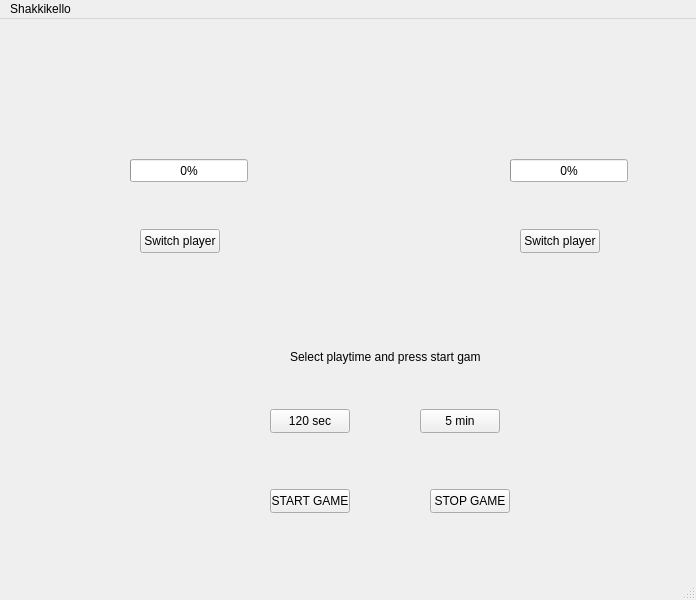
<?xml version="1.0" encoding="UTF-8"?>
<ui version="4.0">
 <class>MainWindow</class>
 <widget class="QMainWindow" name="MainWindow">
  <property name="geometry">
   <rect>
    <x>0</x>
    <y>0</y>
    <width>696</width>
    <height>600</height>
   </rect>
  </property>
  <property name="windowTitle">
   <string>MainWindow</string>
  </property>
  <widget class="QWidget" name="centralwidget">
   <widget class="QProgressBar" name="progressBar1">
    <property name="geometry">
     <rect>
      <x>130</x>
      <y>140</y>
      <width>118</width>
      <height>23</height>
     </rect>
    </property>
    <property name="value">
     <number>0</number>
    </property>
   </widget>
   <widget class="QProgressBar" name="progressBar2">
    <property name="geometry">
     <rect>
      <x>510</x>
      <y>140</y>
      <width>118</width>
      <height>23</height>
     </rect>
    </property>
    <property name="value">
     <number>0</number>
    </property>
   </widget>
   <widget class="QPushButton" name="switch1Button">
    <property name="geometry">
     <rect>
      <x>140</x>
      <y>210</y>
      <width>80</width>
      <height>24</height>
     </rect>
    </property>
    <property name="text">
     <string>Switch player</string>
    </property>
   </widget>
   <widget class="QPushButton" name="switch2Button">
    <property name="geometry">
     <rect>
      <x>520</x>
      <y>210</y>
      <width>80</width>
      <height>24</height>
     </rect>
    </property>
    <property name="text">
     <string>Switch player</string>
    </property>
   </widget>
   <widget class="QPushButton" name="sec120Button">
    <property name="geometry">
     <rect>
      <x>270</x>
      <y>390</y>
      <width>80</width>
      <height>24</height>
     </rect>
    </property>
    <property name="text">
     <string>120 sec</string>
    </property>
   </widget>
   <widget class="QPushButton" name="min5Button">
    <property name="geometry">
     <rect>
      <x>420</x>
      <y>390</y>
      <width>80</width>
      <height>24</height>
     </rect>
    </property>
    <property name="text">
     <string>5 min</string>
    </property>
   </widget>
   <widget class="QPushButton" name="stopGameButton">
    <property name="geometry">
     <rect>
      <x>430</x>
      <y>470</y>
      <width>80</width>
      <height>24</height>
     </rect>
    </property>
    <property name="text">
     <string>STOP GAME</string>
    </property>
   </widget>
   <widget class="QPushButton" name="startGameButton">
    <property name="geometry">
     <rect>
      <x>270</x>
      <y>470</y>
      <width>80</width>
      <height>24</height>
     </rect>
    </property>
    <property name="text">
     <string>START GAME</string>
    </property>
   </widget>
   <widget class="QLabel" name="statusLabel">
    <property name="geometry">
     <rect>
      <x>290</x>
      <y>330</y>
      <width>191</width>
      <height>16</height>
     </rect>
    </property>
    <property name="text">
     <string>Select playtime and press start game!</string>
    </property>
   </widget>
  </widget>
  <widget class="QMenuBar" name="menubar">
   <property name="geometry">
    <rect>
     <x>0</x>
     <y>0</y>
     <width>696</width>
     <height>21</height>
    </rect>
   </property>
   <widget class="QMenu" name="menuShakkikello">
    <property name="title">
     <string>Shakkikello</string>
    </property>
   </widget>
   <addaction name="menuShakkikello"/>
  </widget>
  <widget class="QStatusBar" name="statusbar"/>
 </widget>
 <resources/>
 <connections/>
</ui>
